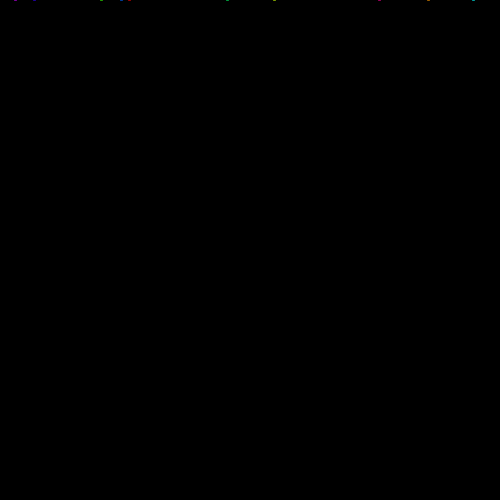
Frame 1 (no input)
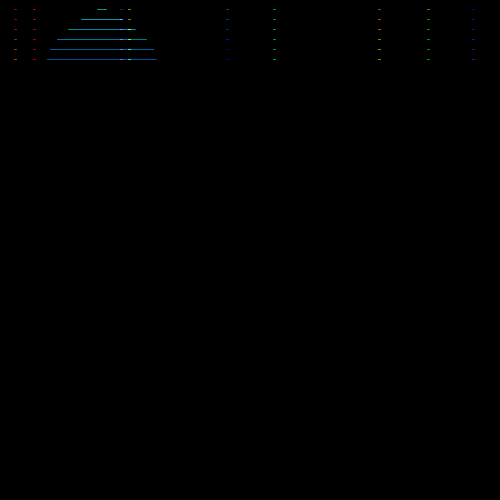
Frame 60 (the mouse pressed at the canvas centre just before this capture)
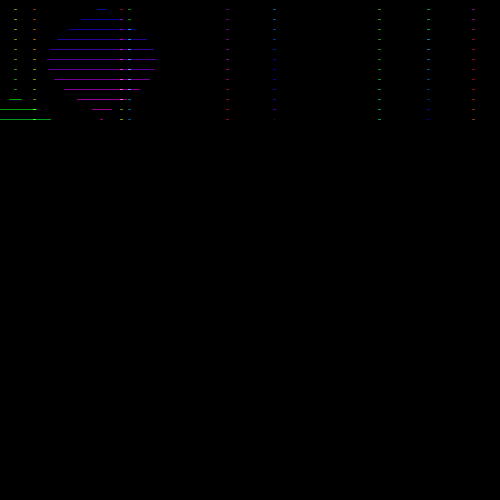
Frame 120 (the mouse held since frame 60 and released just before this capture)

The Processing sketch that drew these frames (run headless with seeded random() and noise(); from frame 60 on, the mouse is pressed at the canvas centre):

// Processing sketch: sketch37
// ── sketch37.pde
int N=10;

App apps[];

void setup() {
  size(500,500);
  
  blendMode(ADD);
  colorMode(HSB, 360, 100, 100, 100);
  
  apps = new App[N];
  for (int i=0; i<apps.length; i++) apps[i] = new App(i/(float)N);

}

void draw() {
  background(0);
  
  for (App app: apps) app.draw();
}
// ── App.pde
class App {
  int step=10;
  float MAX_L = 100;
  
  
  float hue;
  
  Line lines[];
  
  App(float n) {
    float L = random(MAX_L*0.5, MAX_L);
    float x = random(width);
    float basey = random(L, height-L);
    
    hue = 360*n;
    
    lines = new Line[height/step];
    for (int i=0; i<lines.length; i++) {
      lines[i] = new Line(-i * step, L, x, basey, hue);
    }
  }
  
  void draw() {
    for (Line line: lines) line.draw();
  }
}
// ── Line.pde
class Line {
  
  float sy, ey;
  float L;
  
  float y, l, x;
  float base_hue;
  
  Line(float iniy, float _L, float _x, float basey, float _base_hue) {
    L = _L;
    sy = basey-L;
    ey = basey+L;
    y = iniy;
    x = _x;
    base_hue = _base_hue;
  }
  
  void draw() {
    float h = (map(y, 0, height, 0, 360) + base_hue) % 360;
    base_hue = (base_hue + 1) % 360;
    stroke(h, 100, 100, 60);
    
    float a;
    if (sy <= y && y <= ey) {
      a = map(y, sy, ey, -PI/2, PI/2);
      l = L * cos(a);
    } else {
      l = 1;
    }
    line(x-l, y, x+l, y);
    
    y = (y+1)%height;
  }
  
}
